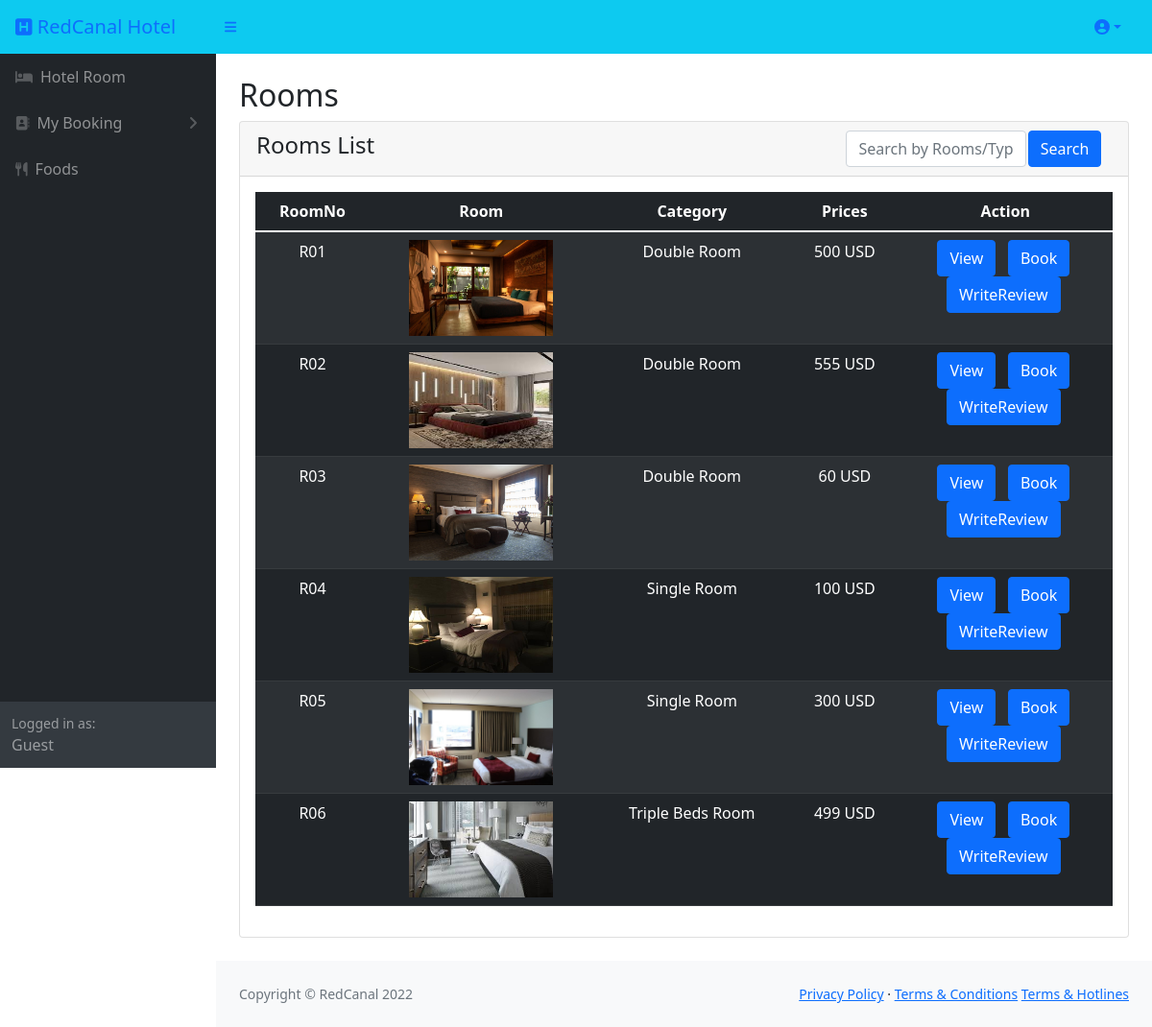
Page /guesthome.php on the committed database.
### tables this page shows
CREATE TABLE `room_db` (
  `RoomID` int(11) NOT NULL,
  `RoomNo` varchar(50) NOT NULL,
  `RoomImage` varchar(255) NOT NULL,
  `RoomType` varchar(50) NOT NULL,
  `CategoryID` int(11) NOT NULL,
  `Prices` int(11) NOT NULL
);

CREATE TABLE `category_db` (
  `CategoryID` int(11) NOT NULL,
  `CategoryName` varchar(50) NOT NULL
);

### guesthome.php (the view, shortened to what this page needs)
    <?php
    include("connect.php");
    if (isset($_POST['roomsearch']))
            {
                $searchbtn = $_POST['roomsearch'];
                $select="SELECT room_db.RoomID, room_db.RoomNo, room_db.RoomImage, room_db.RoomType, category_db.CategoryName, room_db.Prices FROM room_db
                        INNER JOIN category_db ON room_db.CategoryID=category_db.CategoryID WHERE RoomNo LIKE '%$searchbtn%' OR CategoryName LIKE '%$searchbtn%' OR RoomType LIKE '%$searchbtn%'
                            ORDER BY RoomID";
            }
            else
            {
                $select="SELECT room_db.RoomID, room_db.RoomNo, room_db.RoomImage, room_db.RoomType, category_db.CategoryName, room_db.Prices FROM room_db
                INNER JOIN category_db ON room_db.CategoryID=category_db.CategoryID
                ORDER BY RoomID";
                $searchbtn="";
            }
            $result=mysqli_query($connection,$select);
?>
<!DOCTYPE html>
<html lang="en">
    <head>
        <link href="https://cdn.jsdelivr.net/npm/simple-datatables@latest/dist/style.css" rel="stylesheet" />
        <link href="css/styles.css" rel="stylesheet" />
        <link rel="stylesheet" type="text/css" href="css/all.min.css">
    </head>
    <body class="sb-nav-fixed">
        <?php include("guestheader.php");?>
        <?php include("guestsidebar.php") ?>
            <div id="layoutSidenav_content">
                <main>
                    <div class="container-fluid px-4">
                        <h2 class="mt-4">Rooms</h2>
                        <div class="card mb-4">
                            <div class="card-header">
                                <form action="" method="POST">
        <table>
            <tr>
                <td class="float-left"><h4>Rooms List</h4></td>
                <td width="21.2%"><input class="form-control" type="text" name="roomsearch" placeholder="Search by Rooms/Type" value="<?php echo $searchbtn?>"></td>
                <td width="10%"><input type="submit"  class="btn btn-primary" name="" value="Search"></td>
            </tr>
        </table>
        </form>
                            </div>
                            <div class="card-body">
                                <table class="table table-dark table-striped">
        <thead>
            <tr>
                <th scope="col" class="text-center">RoomNo</th>
                <th scope="col" class="text-center">Room</th>
                <th scope="col" class="text-center">Category</th>
                <th scope="col" class="text-center">Prices</th>
                <th scope="col" class="text-center">Action</th>
            </tr>
        </thead>
        <tbody>
            <?php while ($row = mysqli_fetch_object($result)) {  ?>
            <tr>
                    <td class="text-center"><?php echo $row->RoomNo;?></td>
                    <td class="text-center"><?php echo "<img src='uploads/".$row->RoomImage."' width='150' height='100'>";?></td>
                    <td class="text-center"><?php echo $row->CategoryName;?></td>
                    <td class="text-center"><?php echo $row->Prices;?> USD</td>
                    <td width="25%" class="text-center">
                        <?php echo '<a class="btn btn-primary" href="roomdetail.php?RoomID='. $row->RoomID.'">View</a>';?> &nbsp
                        <?php echo '<a class="btn btn-primary" href="roombook.php?RoomID='. $row->RoomID.'">Book</a>';?>&nbsp
                        <?php echo '<a class="btn btn-primary" href="roomreview.php?RoomID='. $row->RoomID.'">WriteReview</a>';?>&nbsp
                    </tr>
            <?php } ?>
        </tbody>
        </table>
                            </div>
                        </div>
                    </div>
                </main>
                <?php include("footer.php"); ?>
            </div>
        </div>
    </body>
</html>

### rows in the picture
room_db: RoomNo "R01", RoomImage (picture), CategoryID.CategoryName "Double Room", Prices "500"
room_db: RoomNo "R02", RoomImage (picture), CategoryID.CategoryName "Double Room", Prices "555"
room_db: RoomNo "R03", RoomImage (picture), CategoryID.CategoryName "Double Room", Prices "60"
room_db: RoomNo "R04", RoomImage (picture), CategoryID.CategoryName "Single Room", Prices "100"
room_db: RoomNo "R05", RoomImage (picture), CategoryID.CategoryName "Single Room", Prices "300"
room_db: RoomNo "R06", RoomImage (picture), CategoryID.CategoryName "Triple Beds Room", Prices "499"
